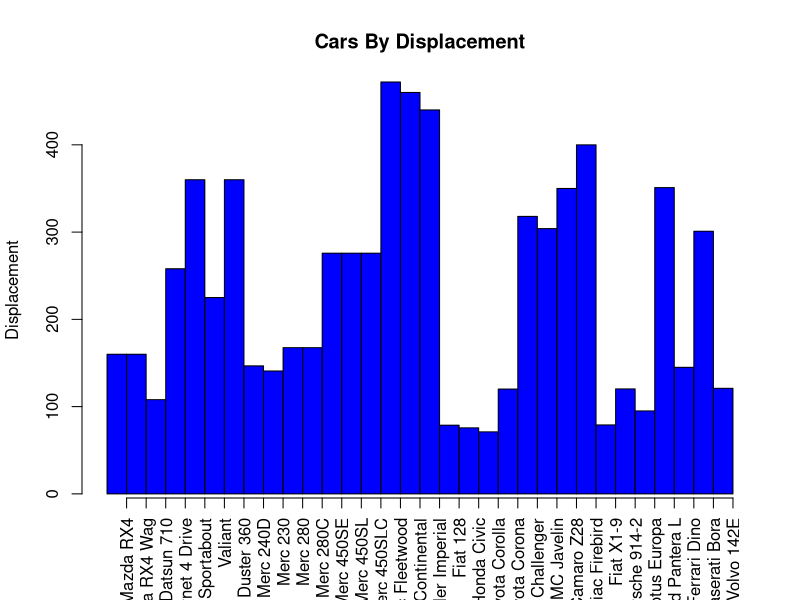

Write R code to recreate this figure.
attach(mtcars)
y <- row.names(mtcars)
barplot(disp,main="Cars By Displacement",ylab="Displacement", pch=18,space=0,col="blue")
axis(1, at = 1:32, labels=y, las=2)


